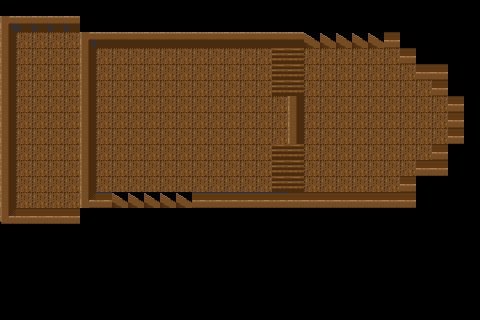

Below is a game level as drawn by its tile map, then a one-line description and the .tmx file that defines it, in full:
An orthogonal 30x20 tile map with 16x16 px tiles, 2 tile layers (Boat, TrashZone), 2 tilesets and 15 objects (drop_zone0, center).

<map version="1.2" tiledversion="1.2.1" orientation="orthogonal" renderorder="right-down" width="30" height="20" tilewidth="16" tileheight="16" infinite="0" nextlayerid="7" nextobjectid="20">
 <tileset firstgid="1" source="../WoodenTiles2.tsx" />
 <tileset firstgid="81" source="../Cargo.tsx" />
 <layer id="2" name="Boat" width="30" height="20">
  <data encoding="csv">
0,0,0,0,0,0,0,0,0,0,0,0,0,0,0,0,0,0,0,0,0,0,0,0,0,0,0,0,0,0,
17,18,18,18,18,0,0,0,0,0,0,0,0,0,0,0,0,0,0,0,0,0,0,0,0,0,0,0,0,0,
7,3,3,3,3,17,19,19,19,19,19,19,19,19,19,19,19,19,19,0,0,0,0,0,52,0,0,0,0,0,
7,3,3,3,3,7,3,3,3,3,3,3,3,3,3,3,3,45,45,3,3,3,3,3,3,52,0,0,0,0,
7,3,3,3,3,7,3,3,3,3,3,3,3,3,3,3,3,45,45,3,3,3,3,3,3,3,52,52,0,0,
7,3,3,3,3,7,3,3,3,3,3,3,3,3,3,3,3,45,45,3,3,3,3,3,3,3,3,52,0,0,
7,3,3,3,3,7,3,3,3,3,3,3,3,3,3,3,3,3,7,3,3,3,3,3,3,3,3,3,52,0,
7,3,3,3,3,7,3,3,3,3,3,3,3,3,3,3,3,3,7,3,3,3,3,3,3,3,3,3,52,0,
7,3,3,3,3,7,3,3,3,3,3,3,3,3,3,3,3,3,7,3,3,3,3,3,3,3,3,3,52,0,
7,3,3,3,3,7,3,3,3,3,3,3,3,3,3,3,3,45,45,3,3,3,3,3,3,3,3,52,0,0,
7,3,3,3,3,7,3,3,3,3,3,3,3,3,3,3,3,45,45,3,3,3,3,3,3,3,52,52,0,0,
7,3,3,3,3,7,3,3,3,3,3,3,3,3,3,3,3,45,45,3,3,3,3,3,3,52,0,0,0,0,
7,3,3,3,3,49,23,0,0,0,0,0,23,23,23,23,23,23,52,52,52,52,52,52,52,52,0,0,0,0,
21,52,52,52,52,0,0,0,0,0,0,0,0,0,0,0,0,0,0,0,0,0,0,0,0,0,0,0,0,0,
0,0,0,0,0,0,0,0,0,0,0,0,0,0,0,0,0,0,0,0,0,0,0,0,0,0,0,0,0,0,
0,0,0,0,0,0,0,0,0,0,0,0,0,0,0,0,0,0,0,0,0,0,0,0,0,0,0,0,0,0,
0,0,0,0,0,0,0,0,0,0,0,0,0,0,0,0,0,0,0,0,0,0,0,0,0,0,0,0,0,0,
0,0,0,0,0,0,0,0,0,0,0,0,0,0,0,0,0,0,0,0,0,0,0,0,0,0,0,0,0,0,
0,0,0,0,0,0,0,0,0,0,0,0,0,0,0,0,0,0,0,0,0,0,0,0,0,0,0,0,0,0,
0,0,0,0,0,0,0,0,0,0,0,0,0,0,0,0,0,0,0,0,0,0,0,0,0,0,0,0,0,0
</data>
 </layer>
 <layer id="3" name="TrashZone" width="30" height="20">
  <data encoding="csv">
0,0,0,0,0,0,0,0,0,0,0,0,0,0,0,0,0,0,0,0,0,0,0,0,0,0,0,0,0,0,
0,0,0,0,0,0,0,0,0,0,0,0,0,0,0,0,0,0,0,0,0,0,0,0,0,0,0,0,0,0,
0,0,0,0,0,0,0,0,0,0,0,0,0,0,0,0,0,0,0,36,36,36,36,36,0,0,0,0,0,0,
0,0,0,0,0,0,0,0,0,0,0,0,0,0,0,0,0,0,0,0,0,0,0,0,0,0,0,0,0,0,
0,0,0,0,0,0,0,0,0,0,0,0,0,0,0,0,0,0,0,0,0,0,0,0,0,0,0,0,0,0,
0,0,0,0,0,0,0,0,0,0,0,0,0,0,0,0,0,0,0,0,0,0,0,0,0,0,0,0,0,0,
0,0,0,0,0,0,0,0,0,0,0,0,0,0,0,0,0,0,0,0,0,0,0,0,0,0,0,0,0,0,
0,0,0,0,0,0,0,0,0,0,0,0,0,0,0,0,0,0,0,0,0,0,0,0,0,0,0,0,0,0,
0,0,0,0,0,0,0,0,0,0,0,0,0,0,0,0,0,0,0,0,0,0,0,0,0,0,0,0,0,0,
0,0,0,0,0,0,0,0,0,0,0,0,0,0,0,0,0,0,0,0,0,0,0,0,0,0,0,0,0,0,
0,0,0,0,0,0,0,0,0,0,0,0,0,0,0,0,0,0,0,0,0,0,0,0,0,0,0,0,0,0,
0,0,0,0,0,0,0,0,0,0,0,0,0,0,0,0,0,0,0,0,0,0,0,0,0,0,0,0,0,0,
0,0,0,0,0,0,0,36,36,36,36,36,0,0,0,0,0,0,0,0,0,0,0,0,0,0,0,0,0,0,
0,0,0,0,0,0,0,0,0,0,0,0,0,0,0,0,0,0,0,0,0,0,0,0,0,0,0,0,0,0,
0,0,0,0,0,0,0,0,0,0,0,0,0,0,0,0,0,0,0,0,0,0,0,0,0,0,0,0,0,0,
0,0,0,0,0,0,0,0,0,0,0,0,0,0,0,0,0,0,0,0,0,0,0,0,0,0,0,0,0,0,
0,0,0,0,0,0,0,0,0,0,0,0,0,0,0,0,0,0,0,0,0,0,0,0,0,0,0,0,0,0,
0,0,0,0,0,0,0,0,0,0,0,0,0,0,0,0,0,0,0,0,0,0,0,0,0,0,0,0,0,0,
0,0,0,0,0,0,0,0,0,0,0,0,0,0,0,0,0,0,0,0,0,0,0,0,0,0,0,0,0,0,
0,0,0,0,0,0,0,0,0,0,0,0,0,0,0,0,0,0,0,0,0,0,0,0,0,0,0,0,0,0
</data>
 </layer>
 <objectgroup id="4" name="KeyItems">
  <object id="1" name="drop_zone0" x="144.5" y="88.5" width="63.5" height="63.5" />
  <object id="2" name="center" x="216.5" y="119.5">
   <point />
  </object>
 </objectgroup>
 <objectgroup id="5" name="Cargo">
  <properties>
   <property name="star1" type="int" value="12" />
   <property name="star2" type="int" value="18" />
   <property name="star3" type="int" value="24" />
  </properties>
  <object id="4" gid="88" x="405.5" y="129" width="48" height="32" />
  <object id="5" gid="94" x="384" y="114" width="16" height="64" />
  <object id="6" gid="97" x="388.5" y="146.5" width="32" height="32" />
  <object id="7" gid="96" x="369" y="178.5" width="32" height="32" />
  <object id="8" gid="105" x="340.5" y="98.5" width="48" height="48" />
  <object id="9" gid="93" x="337.5" y="136.5" width="48" height="32" />
  <object id="10" gid="106" x="167.748" y="120.312" width="32" height="112" rotation="90" />
  <object id="11" gid="102" x="252.5" y="76" width="16" height="16" />
  <object id="12" gid="101" x="219.5" y="189" width="16" height="16" />
  <object id="13" gid="89" x="349" y="194" width="48" height="32" />
  <object id="14" gid="109" x="341.069" y="178.454" width="48" height="32" rotation="-90" />
  <object id="15" gid="98" x="206.5" y="84" width="32" height="32" />
  <object id="16" gid="87" x="99.5" y="187" width="48" height="32" />
 </objectgroup>
</map>
